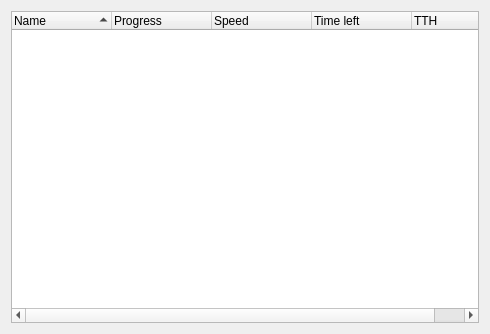
<?xml version="1.0" encoding="UTF-8"?>
<ui version="4.0">
 <class>TransferWidget</class>
 <widget class="QWidget" name="TransferWidget">
  <property name="geometry">
   <rect>
    <x>0</x>
    <y>0</y>
    <width>490</width>
    <height>334</height>
   </rect>
  </property>
  <property name="windowTitle">
   <string>Form</string>
  </property>
  <layout class="QVBoxLayout" name="verticalLayout">
   <item>
    <widget class="QTreeWidget" name="pTree">
     <property name="contextMenuPolicy">
      <enum>Qt::CustomContextMenu</enum>
     </property>
     <property name="alternatingRowColors">
      <bool>true</bool>
     </property>
     <property name="sortingEnabled">
      <bool>true</bool>
     </property>
     <property name="allColumnsShowFocus">
      <bool>true</bool>
     </property>
     <column>
      <property name="text">
       <string>Name</string>
      </property>
     </column>
     <column>
      <property name="text">
       <string>Progress</string>
      </property>
     </column>
     <column>
      <property name="text">
       <string>Speed</string>
      </property>
     </column>
     <column>
      <property name="text">
       <string>Time left</string>
      </property>
     </column>
     <column>
      <property name="text">
       <string>TTH</string>
      </property>
     </column>
    </widget>
   </item>
  </layout>
 </widget>
 <resources/>
 <connections/>
</ui>
